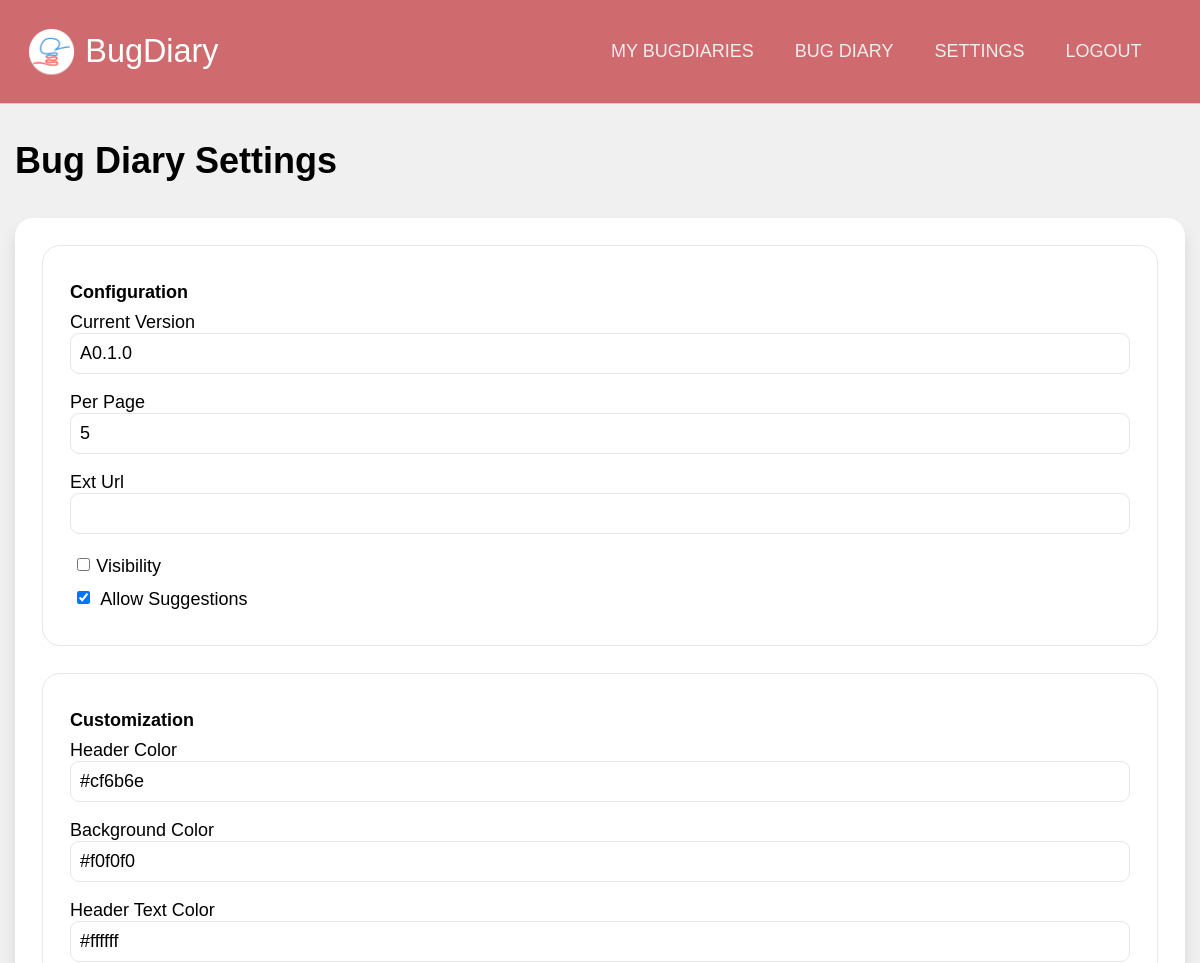
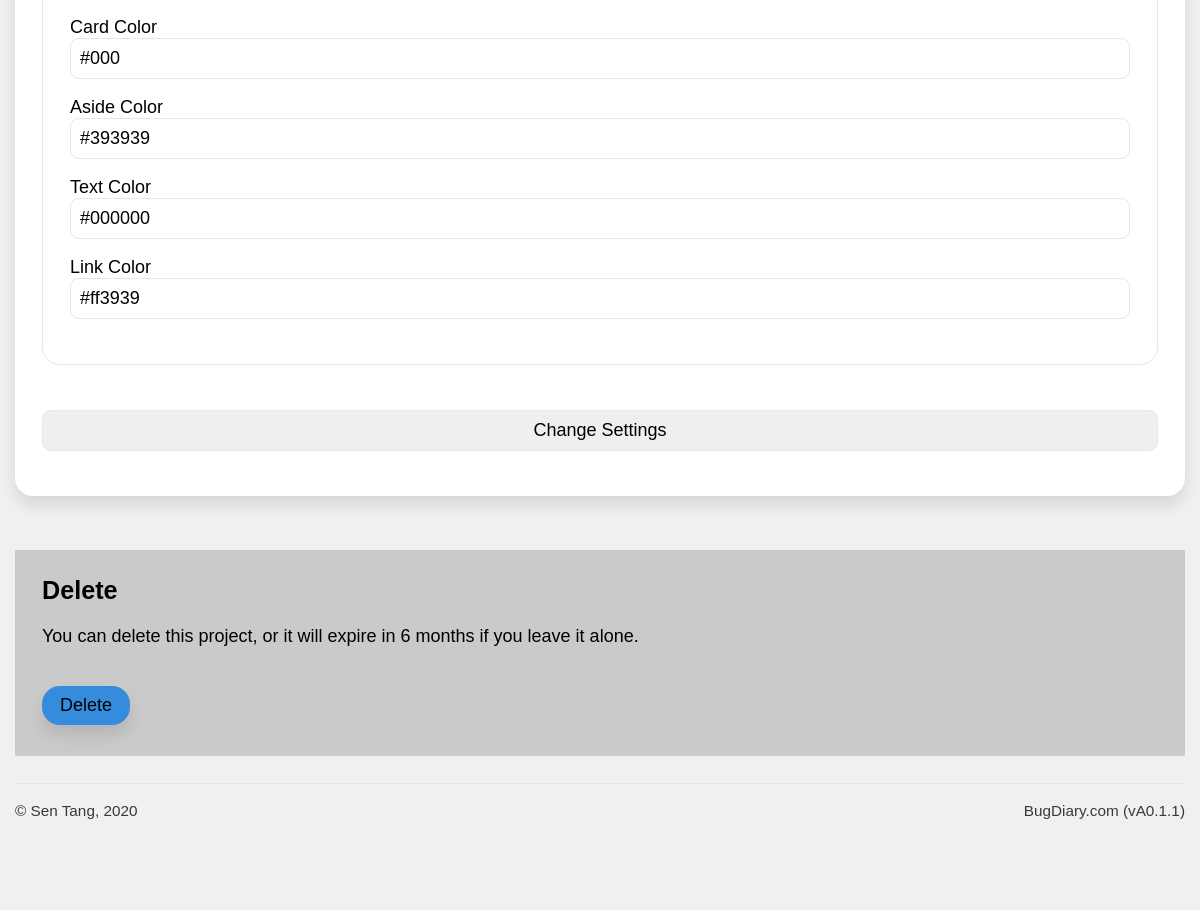
/projects/settings/kCXoYeCCX3AcZxZbTnHmT3 (signed in), run on the app's committed database (2 pictures, top to bottom).
### application/models.py (models this page shows, shortened)
class Projects(db.Model):
    id  = db.Column(db.Integer, primary_key = True, nullable = False)
    url = db.Column(db.String(22), index = True, unique = True, nullable = False)
    name = db.Column(db.String(100), nullable = False)
    description = db.Column(db.Text, nullable = False)
    creation_date = db.Column(db.DateTime, index = True, nullable = False)
    expiry_date = db.Column(db.DateTime, index = True, nullable = False)
    status = db.Column(db.String(10), nullable = False)
    access_code = db.Column(db.String(50), nullable = True)
    last_activity = db.Column(db.DateTime(), default = dt.datetime.now())
    owner = db.Column(db.Integer, db.ForeignKey('users.id')) #linked
    bugs = db.relationship('Bugs', backref = 'containing_project', cascade = "all,delete")
    locations = db.relationship('Project_bug_locations', backref = 'locations_in', cascade = "all,delete")
    types = db.relationship('Project_bug_types', backref = 'types_in', cascade = "all,delete")
    settings = db.relationship('Project_settings', backref = 'settings_for', cascade = "all,delete", uselist = False)
    blog_posts = db.relationship('Blog_posts', backref= 'post_target', cascade = "all,delete")

class Project_settings(db.Model):
    id = db.Column(db.Integer, primary_key = True)
    ext_url = db.Column(db.String(100), default="")
    current_version = db.Column(db.String(20), index = True, default="V 1.0")
    header_color = db.Column(db.String(7), default="#cf6b6e")
    header_text_color = db.Column(db.String(7), default="#ffffff")
    background_color = db.Column(db.String(7), default="#f0f0f0")
    card_color = db.Column(db.String(7), default="#ffffff")
    aside_color = db.Column(db.String(7), default="#393939")
    text_color = db.Column(db.String(7), default="#000000")
    link_color = db.Column(db.String(7), default="#ff3939")
    per_page = db.Column(db.Integer, default=10)
    visibility = db.Column(db.Integer, default=1)
    allow_suggestions = db.Column(db.Integer, default=0)
    guest_view = db.Column(db.Integer, default=0)
    project = db.Column(db.Integer, db.ForeignKey('projects.id')) #linked

### application/projects/views.py (the view, shortened to what this page needs)
@projects.route('/settings/<string:project_url>', methods = ['post', 'get'])
@login_required
def settings(project_url):
    target_project = Projects.query.filter_by(url = project_url).first()
    form = settings_form(obj = target_project.settings)
    return render_template('settings.html', form = form, project = target_project)

### application/projects/forms.py
class settings_form(FlaskForm):
    current_version = StringField()
    per_page = StringField()
    visibility = BooleanField()
    allow_suggestions = BooleanField()
    ext_url = StringField()
    header_color = StringField()
    background_color = StringField()
    header_text_color = StringField()
    card_color = StringField()
    aside_color = StringField()
    text_color = StringField()
    link_color = StringField()
    submit = SubmitField('Change Settings')

### application/models.py (called while the page is built)
@login_manager.user_loader
def load_user(user_id):
    return Users.query.get(user_id)

### application/projects/templates/projects/settings.html (shortened to what this page needs)
{% extends 'confined.html' %}
{% import 'macros.html' as macros %}
{% block custom_nav %}
{{ macros.project_nav(project) }}
{% endblock %}
{% block main %}
<h1>{{project.name}} Settings</h1>
<div class="main-aside">
    <main>
        <div class="bg-white shadowed rounded block">
            <form method="post" autocomplete="off">
                <div class="lined rounded block">
                    <h5>Configuration</h5>
                    {{ form.current_version.label }}{{ form.current_version }}
                    {{ form.per_page.label }}{{ form.per_page }}
                    {{ form.ext_url.label }}{{ form.ext_url }}
                    {{ form.visibility }}{{ form.visibility.label }} <br>
                    {{ form.allow_suggestions }}
                    {{ form.allow_suggestions.label }}
                </div>
                <div class="lined rounded block">
                    <h5>Customization</h5>
                    {{ form.header_color.label }}{{ form.header_color }}
                    {{ form.background_color.label }}{{ form.background_color }}
                    {{ form.header_text_color.label }}
                    {{ form.header_text_color }}
                    {{ form.card_color.label }}{{ form.card_color }}
                    {{ form.aside_color.label }}{{ form.aside_color }}
                    {{ form.text_color.label }}{{ form.text_color }}
                    {{ form.link_color.label }}{{ form.link_color }}
                </div>
                {{ form.submit }}
            </form>
        </div>
    </main>
    <aside>
        <div class="sidebar-block bg-gray">
            <h3>Delete</h3>
            <p>
                You can delete this project, or it will expire in 6 months if you leave it alone.
            </p>
            <a href="{{ url_for('projects.delete', project_url = project.url) }}" class="rounded shadowed button-secondary" onclick="return confirm('Are you sure you want to delete this project? This action is irreversible!')">Delete</a>
        </div>
    </aside>
</div>
{% endblock %}

### application/templates/macros.html (shortened to what this page needs)
{% macro project_nav(project) %}
<a href="{{ url_for('users.dashboard') }}">My BugDiaries</a>
<a href="{{ url_for('projects.dashboard', project_url = project.url) }}">{{project.name}}</a>
<a href="{{ url_for('projects.settings', project_url = project.url) }}">Settings</a>
<a href="{{ url_for('users.logout') }}">Logout</a>
{% endmacro %}

### application/static/css/unilay5.css (style rules this page uses)
body { font-size: 18px; font-family: sans-serif; color: #000; margin: 0; padding: 0; background-color: #f0f0f0; }
header nav a, header #navigation a { text-transform: uppercase; display: inline-block; color: #eeeeee; text-decoration: none; padding: 0 1em; font-family: "Trebuchet MS", Helvetica, sans-serif; }
p { line-height: 150%; }
main a.button-secondary, main a.button-primary { padding: 0.5em 1em; text-decoration: none; margin: 1em auto; display: inline-block; text-align: center; }
main a.button-secondary { background-color: #358bdc; color: #000; }
a:link, a:visited { color: #ff3939; }
h2, h3, h4, h5 { margin: 0.5em 0; }
h1 { color: inherit; font-size: 2em; margin: 1em 0; }
h3 { color: inherit; font-size: 1.4em; }
h5 { color: inherit; font-size: 1em; }
.block { padding: 1.5em; margin-bottom: 1.5em; }
.sidebar-block { padding: 0.75em 1.5em; margin-bottom: 1.5em; }
.aside-main, .main-aside { display: grid; grid-gap: 1.5em; }
.aside-main main, .main-aside main { grid-area: main; }
.aside-main aside, .main-aside aside { grid-area: aside; }
.main-aside { grid-template-areas: "main aside"; grid-template-columns: auto 400px; }
@media screen and (max-width: 1200px) { .main-aside, .aside-main { grid-template-areas: "main" "aside"; grid-template-columns: auto; grid-template-rows: auto auto; } }
.lined { border: 1px solid #e6e6e6; }
.rounded { border-radius: 1em 1em 1em 1em; -moz-border-radius: 1em 1em 1em 1em; -webkit-border-radius: 1em 1em 1em 1em; }
.shadowed { -webkit-box-shadow: 0px 10px 15px 0px rgba(0, 0, 0, 0.1); -moz-box-shadow: 0px 10px 15px 0px rgba(0, 0, 0, 0.1); box-shadow: 0px 10px 15px 0px rgba(0, 0, 0, 0.1); }
.bg-white { background-color: #fff; }
.bg-gray { background-color: #cacaca; }
form { font-size: 1em; }
input[type=text], input[type=number], input[type=submit], input[type=password], select, textarea, .button-styled { font-size: 1em; padding: 0.5em; -webkit-appearance: none; -moz-appearance: none; appearance: none; width: 100%; border: 1px solid; font-family: inherit; margin-bottom: 1em; border-color: #e6e6e6; -webkit-box-sizing: border-box; -moz-box-sizing: border-box; box-sizing: border-box; border-radius: 0.5em 0.5em 0.5em 0.5em; -moz-border-radius: 0.5em 0.5em 0.5em 0.5em; -webkit-border-radius: 0.5em 0.5em 0.5em 0.5em; }
input[type=submit] { margin-top: 1em; }
input[type=radio], input[type=checkbox] { margin: 0.5em 0.5em 1em 0.5em; }
.button-secondary { background-color: #358bdc; color: #000; }

### data on the page
Projects: name "BUG DIARY", name "Bug Diary"
Project_settings: current_version "A0.1.0", per_page "5", allow_suggestions "☑", header_color "#cf6b6e", background_color "#f0f0f0", header_text_color "#ffffff", card_color "#000", aside_color "#393939", text_color "#000000", link_color "#ff3939"

### other printed values
{{ version }} "A0.1.1"
